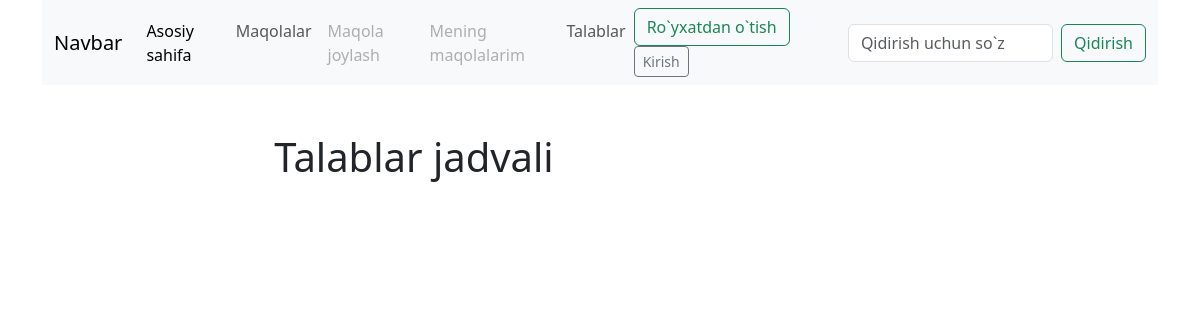
The app's page /necessities/list/, older data.
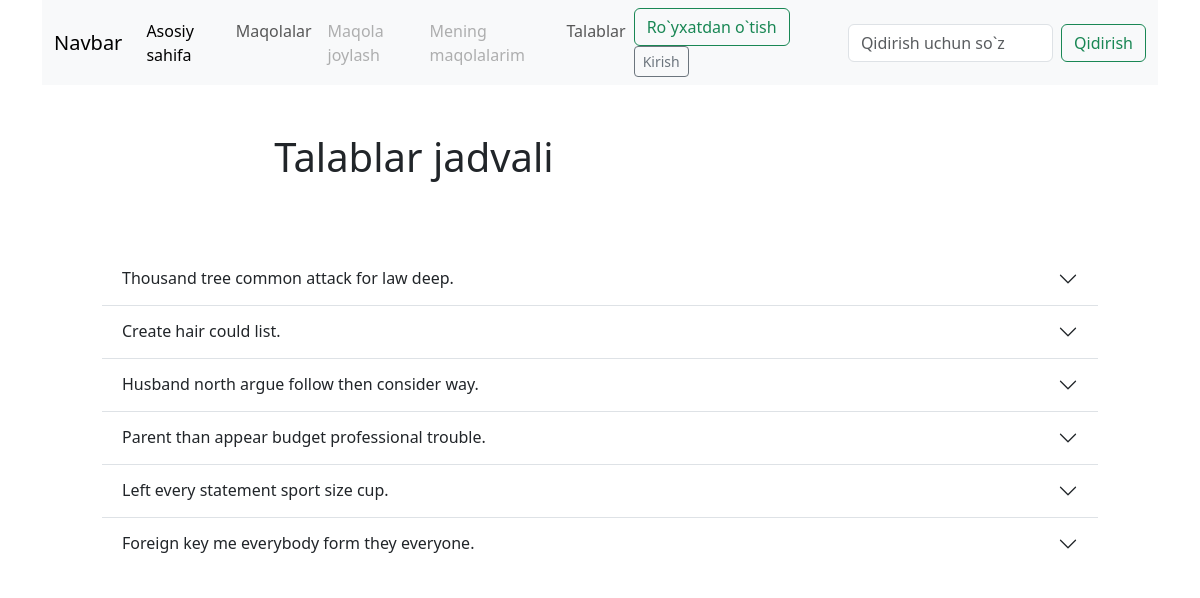
The same page, newer data.
### necessities/models.py (models this page shows, shortened)
class Necessities(models.Model):
    title = models.CharField(max_length=255)
    description = RichTextField()

### necessities/views.py (the view)
# urls.py: path('list/', views.list_necessities, name='list_necessities'),  # Add this line
def list_necessities(request):
    necessities = Necessities.objects.all()
    return render(request, 'user/pages/necessities/list.html', {'necessities': necessities})

### templates/user/pages/necessities/list.html (shortened to what this page needs)
{% extends 'user/master.html' %}
{% block content %}
    <div class="container">
        <div class="row">
            <div class="col-md-8">
                <h1 class="text-center mt-5 mb-4">Talablar jadvali</h1>
            </div>
        </div>
        <div class="m-5">
              <div class="accordion accordion-flush" id="accordionFlushExample">
                  {% for necessity in necessities %}
                    <div class="accordion-item">
                        <div class="row">
                            <div class="col-md-{% if user.is_authenticated and user.is_staff %}8{% else %}12{% endif %}">
                                <h2 class="accordion-header">
                                  <button class="accordion-button collapsed" type="button" data-bs-toggle="collapse" data-bs-target="#flush-collapse{{ forloop.counter }}" aria-expanded="false" aria-controls="flush-collapseOne">
                                      {{ necessity.title }}
                                  </button>
                                </h2>
                            </div>
                        </div>
                  </div>
                  {% endfor %}
              </div>
            </div>
    </div>
{% endblock content %}

Row changes from the older to the newer data that the page shows:
added Necessities: title "Thousand tree common attack for law deep."
added Necessities: title "Create hair could list."
added Necessities: title "Husband north argue follow then consider way."
added Necessities: title "Parent than appear budget professional trouble."
added Necessities: title "Left every statement sport size cup."
added Necessities: title "Foreign key me everybody form they everyone."
